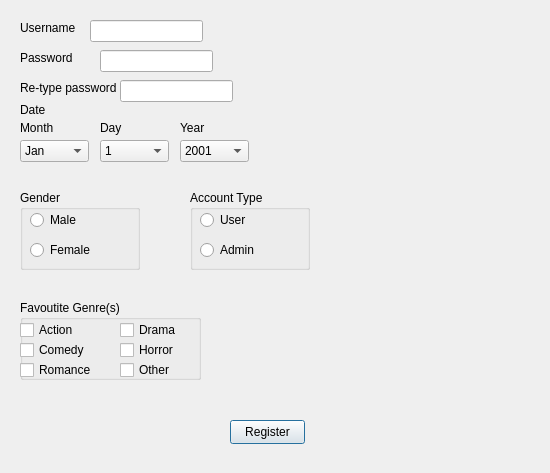
<?xml version="1.0" encoding="UTF-8"?>
<ui version="4.0">
 <class>Register</class>
 <widget class="QDialog" name="Register">
  <property name="geometry">
   <rect>
    <x>0</x>
    <y>0</y>
    <width>550</width>
    <height>473</height>
   </rect>
  </property>
  <property name="windowTitle">
   <string>Dialog</string>
  </property>
  <widget class="QLabel" name="label">
   <property name="geometry">
    <rect>
     <x>20</x>
     <y>20</y>
     <width>81</width>
     <height>16</height>
    </rect>
   </property>
   <property name="text">
    <string>Username</string>
   </property>
  </widget>
  <widget class="QLabel" name="label_2">
   <property name="geometry">
    <rect>
     <x>20</x>
     <y>50</y>
     <width>61</width>
     <height>16</height>
    </rect>
   </property>
   <property name="text">
    <string>Password</string>
   </property>
  </widget>
  <widget class="QLabel" name="label_3">
   <property name="geometry">
    <rect>
     <x>20</x>
     <y>80</y>
     <width>101</width>
     <height>16</height>
    </rect>
   </property>
   <property name="text">
    <string>Re-type password</string>
   </property>
  </widget>
  <widget class="QLabel" name="label_4">
   <property name="geometry">
    <rect>
     <x>20</x>
     <y>100</y>
     <width>51</width>
     <height>20</height>
    </rect>
   </property>
   <property name="text">
    <string>Date</string>
   </property>
  </widget>
  <widget class="QLabel" name="label_5">
   <property name="geometry">
    <rect>
     <x>270</x>
     <y>140</y>
     <width>49</width>
     <height>16</height>
    </rect>
   </property>
   <property name="text">
    <string/>
   </property>
  </widget>
  <widget class="QLabel" name="Username1">
   <property name="geometry">
    <rect>
     <x>250</x>
     <y>20</y>
     <width>91</width>
     <height>16</height>
    </rect>
   </property>
   <property name="text">
    <string/>
   </property>
  </widget>
  <widget class="QLabel" name="reType">
   <property name="geometry">
    <rect>
     <x>240</x>
     <y>80</y>
     <width>161</width>
     <height>20</height>
    </rect>
   </property>
   <property name="text">
    <string>&lt;html&gt;&lt;head/&gt;&lt;body&gt;&lt;p&gt;&lt;br/&gt;&lt;/p&gt;&lt;/body&gt;&lt;/html&gt;</string>
   </property>
  </widget>
  <widget class="QLineEdit" name="name2">
   <property name="geometry">
    <rect>
     <x>90</x>
     <y>20</y>
     <width>113</width>
     <height>22</height>
    </rect>
   </property>
  </widget>
  <widget class="QLineEdit" name="Pass">
   <property name="geometry">
    <rect>
     <x>100</x>
     <y>50</y>
     <width>113</width>
     <height>22</height>
    </rect>
   </property>
  </widget>
  <widget class="QLineEdit" name="ReType">
   <property name="geometry">
    <rect>
     <x>120</x>
     <y>80</y>
     <width>113</width>
     <height>22</height>
    </rect>
   </property>
  </widget>
  <widget class="QPushButton" name="Register_2">
   <property name="geometry">
    <rect>
     <x>230</x>
     <y>420</y>
     <width>75</width>
     <height>24</height>
    </rect>
   </property>
   <property name="text">
    <string>Register</string>
   </property>
  </widget>
  <widget class="QComboBox" name="Month">
   <property name="geometry">
    <rect>
     <x>20</x>
     <y>140</y>
     <width>69</width>
     <height>22</height>
    </rect>
   </property>
   <item>
    <property name="text">
     <string>Jan</string>
    </property>
   </item>
   <item>
    <property name="text">
     <string>Feb</string>
    </property>
   </item>
   <item>
    <property name="text">
     <string>Mar</string>
    </property>
   </item>
   <item>
    <property name="text">
     <string>April</string>
    </property>
   </item>
   <item>
    <property name="text">
     <string>May</string>
    </property>
   </item>
   <item>
    <property name="text">
     <string>June</string>
    </property>
   </item>
   <item>
    <property name="text">
     <string>July</string>
    </property>
   </item>
   <item>
    <property name="text">
     <string>August</string>
    </property>
   </item>
   <item>
    <property name="text">
     <string>Sep</string>
    </property>
   </item>
   <item>
    <property name="text">
     <string>Nov</string>
    </property>
   </item>
   <item>
    <property name="text">
     <string>Dec</string>
    </property>
   </item>
  </widget>
  <widget class="QComboBox" name="Day">
   <property name="geometry">
    <rect>
     <x>100</x>
     <y>140</y>
     <width>69</width>
     <height>22</height>
    </rect>
   </property>
   <item>
    <property name="text">
     <string>1</string>
    </property>
   </item>
   <item>
    <property name="text">
     <string>2</string>
    </property>
   </item>
   <item>
    <property name="text">
     <string>3</string>
    </property>
   </item>
   <item>
    <property name="text">
     <string>4</string>
    </property>
   </item>
   <item>
    <property name="text">
     <string>5</string>
    </property>
   </item>
   <item>
    <property name="text">
     <string>6</string>
    </property>
   </item>
   <item>
    <property name="text">
     <string>7</string>
    </property>
   </item>
   <item>
    <property name="text">
     <string>8</string>
    </property>
   </item>
   <item>
    <property name="text">
     <string>9</string>
    </property>
   </item>
   <item>
    <property name="text">
     <string>10</string>
    </property>
   </item>
   <item>
    <property name="text">
     <string>11</string>
    </property>
   </item>
   <item>
    <property name="text">
     <string>12</string>
    </property>
   </item>
   <item>
    <property name="text">
     <string>13</string>
    </property>
   </item>
   <item>
    <property name="text">
     <string>14</string>
    </property>
   </item>
   <item>
    <property name="text">
     <string>15</string>
    </property>
   </item>
   <item>
    <property name="text">
     <string>16</string>
    </property>
   </item>
   <item>
    <property name="text">
     <string>17</string>
    </property>
   </item>
   <item>
    <property name="text">
     <string>18</string>
    </property>
   </item>
   <item>
    <property name="text">
     <string>19</string>
    </property>
   </item>
   <item>
    <property name="text">
     <string>20</string>
    </property>
   </item>
   <item>
    <property name="text">
     <string>21</string>
    </property>
   </item>
   <item>
    <property name="text">
     <string>22</string>
    </property>
   </item>
   <item>
    <property name="text">
     <string>23</string>
    </property>
   </item>
   <item>
    <property name="text">
     <string>24</string>
    </property>
   </item>
   <item>
    <property name="text">
     <string>25</string>
    </property>
   </item>
   <item>
    <property name="text">
     <string>26</string>
    </property>
   </item>
   <item>
    <property name="text">
     <string>27</string>
    </property>
   </item>
   <item>
    <property name="text">
     <string>28</string>
    </property>
   </item>
   <item>
    <property name="text">
     <string>29</string>
    </property>
   </item>
   <item>
    <property name="text">
     <string>30</string>
    </property>
   </item>
  </widget>
  <widget class="QComboBox" name="Year">
   <property name="geometry">
    <rect>
     <x>180</x>
     <y>140</y>
     <width>69</width>
     <height>22</height>
    </rect>
   </property>
   <item>
    <property name="text">
     <string>2001</string>
    </property>
   </item>
   <item>
    <property name="text">
     <string>2002</string>
    </property>
   </item>
   <item>
    <property name="text">
     <string>2003</string>
    </property>
   </item>
   <item>
    <property name="text">
     <string>2004</string>
    </property>
   </item>
   <item>
    <property name="text">
     <string>2005</string>
    </property>
   </item>
   <item>
    <property name="text">
     <string>2006</string>
    </property>
   </item>
   <item>
    <property name="text">
     <string>2007</string>
    </property>
   </item>
   <item>
    <property name="text">
     <string>2008</string>
    </property>
   </item>
   <item>
    <property name="text">
     <string>2009</string>
    </property>
   </item>
   <item>
    <property name="text">
     <string>2010</string>
    </property>
   </item>
   <item>
    <property name="text">
     <string>2011</string>
    </property>
   </item>
   <item>
    <property name="text">
     <string>2012</string>
    </property>
   </item>
   <item>
    <property name="text">
     <string>2013</string>
    </property>
   </item>
   <item>
    <property name="text">
     <string>2014</string>
    </property>
   </item>
   <item>
    <property name="text">
     <string>2015</string>
    </property>
   </item>
   <item>
    <property name="text">
     <string>2016</string>
    </property>
   </item>
   <item>
    <property name="text">
     <string>2017</string>
    </property>
   </item>
   <item>
    <property name="text">
     <string>2018</string>
    </property>
   </item>
  </widget>
  <widget class="QGroupBox" name="Fav">
   <property name="geometry">
    <rect>
     <x>20</x>
     <y>300</y>
     <width>181</width>
     <height>80</height>
    </rect>
   </property>
   <property name="title">
    <string>Favoutite Genre(s)</string>
   </property>
   <widget class="QCheckBox" name="Action">
    <property name="geometry">
     <rect>
      <x>0</x>
      <y>20</y>
      <width>58</width>
      <height>20</height>
     </rect>
    </property>
    <property name="text">
     <string>Action</string>
    </property>
   </widget>
   <widget class="QCheckBox" name="Drama">
    <property name="geometry">
     <rect>
      <x>100</x>
      <y>20</y>
      <width>80</width>
      <height>20</height>
     </rect>
    </property>
    <property name="text">
     <string>Drama</string>
    </property>
   </widget>
   <widget class="QCheckBox" name="Comedy">
    <property name="geometry">
     <rect>
      <x>0</x>
      <y>40</y>
      <width>68</width>
      <height>20</height>
     </rect>
    </property>
    <property name="text">
     <string>Comedy</string>
    </property>
   </widget>
   <widget class="QCheckBox" name="Romance">
    <property name="geometry">
     <rect>
      <x>0</x>
      <y>60</y>
      <width>73</width>
      <height>20</height>
     </rect>
    </property>
    <property name="text">
     <string>Romance</string>
    </property>
   </widget>
   <widget class="QCheckBox" name="Horror">
    <property name="geometry">
     <rect>
      <x>100</x>
      <y>40</y>
      <width>153</width>
      <height>20</height>
     </rect>
    </property>
    <property name="text">
     <string>Horror</string>
    </property>
   </widget>
   <widget class="QCheckBox" name="Other">
    <property name="geometry">
     <rect>
      <x>100</x>
      <y>60</y>
      <width>153</width>
      <height>20</height>
     </rect>
    </property>
    <property name="text">
     <string>Other</string>
    </property>
   </widget>
  </widget>
  <widget class="QGroupBox" name="Gender">
   <property name="geometry">
    <rect>
     <x>20</x>
     <y>190</y>
     <width>120</width>
     <height>80</height>
    </rect>
   </property>
   <property name="title">
    <string>Gender</string>
   </property>
   <widget class="QRadioButton" name="Male">
    <property name="geometry">
     <rect>
      <x>10</x>
      <y>20</y>
      <width>89</width>
      <height>20</height>
     </rect>
    </property>
    <property name="text">
     <string>Male</string>
    </property>
   </widget>
   <widget class="QRadioButton" name="Female">
    <property name="geometry">
     <rect>
      <x>10</x>
      <y>50</y>
      <width>89</width>
      <height>20</height>
     </rect>
    </property>
    <property name="text">
     <string>Female</string>
    </property>
   </widget>
  </widget>
  <widget class="QGroupBox" name="Account">
   <property name="geometry">
    <rect>
     <x>190</x>
     <y>190</y>
     <width>120</width>
     <height>80</height>
    </rect>
   </property>
   <property name="title">
    <string>Account Type</string>
   </property>
   <widget class="QRadioButton" name="User">
    <property name="geometry">
     <rect>
      <x>10</x>
      <y>20</y>
      <width>46</width>
      <height>20</height>
     </rect>
    </property>
    <property name="text">
     <string>User</string>
    </property>
   </widget>
   <widget class="QRadioButton" name="Admin">
    <property name="geometry">
     <rect>
      <x>10</x>
      <y>50</y>
      <width>59</width>
      <height>20</height>
     </rect>
    </property>
    <property name="text">
     <string>Admin</string>
    </property>
   </widget>
  </widget>
  <widget class="QLabel" name="Date">
   <property name="geometry">
    <rect>
     <x>260</x>
     <y>140</y>
     <width>201</width>
     <height>21</height>
    </rect>
   </property>
   <property name="text">
    <string>&lt;html&gt;&lt;head/&gt;&lt;body&gt;&lt;p&gt;&lt;br/&gt;&lt;/p&gt;&lt;/body&gt;&lt;/html&gt;</string>
   </property>
  </widget>
  <widget class="QLabel" name="RegisterLabel">
   <property name="geometry">
    <rect>
     <x>30</x>
     <y>430</y>
     <width>191</width>
     <height>20</height>
    </rect>
   </property>
   <property name="text">
    <string>&lt;html&gt;&lt;head/&gt;&lt;body&gt;&lt;p&gt;&lt;br/&gt;&lt;/p&gt;&lt;/body&gt;&lt;/html&gt;</string>
   </property>
  </widget>
  <widget class="QLabel" name="label_6">
   <property name="geometry">
    <rect>
     <x>20</x>
     <y>120</y>
     <width>49</width>
     <height>16</height>
    </rect>
   </property>
   <property name="text">
    <string>Month</string>
   </property>
  </widget>
  <widget class="QLabel" name="label_7">
   <property name="geometry">
    <rect>
     <x>100</x>
     <y>120</y>
     <width>49</width>
     <height>16</height>
    </rect>
   </property>
   <property name="text">
    <string>Day</string>
   </property>
  </widget>
  <widget class="QLabel" name="label_8">
   <property name="geometry">
    <rect>
     <x>180</x>
     <y>120</y>
     <width>49</width>
     <height>16</height>
    </rect>
   </property>
   <property name="text">
    <string>Year</string>
   </property>
  </widget>
  <widget class="QLabel" name="Age">
   <property name="geometry">
    <rect>
     <x>260</x>
     <y>140</y>
     <width>261</width>
     <height>16</height>
    </rect>
   </property>
   <property name="text">
    <string/>
   </property>
  </widget>
 </widget>
 <resources/>
 <connections/>
</ui>
